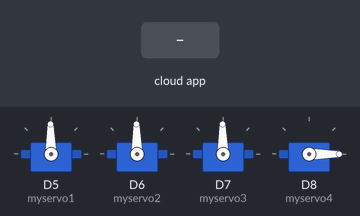
Recording of a sketch running on a simulated ESP8266 (NodeMCU). Shown: 4 × servo. Inputs (shaded band) come from the test bench. The RemoteXY app is connected.

Above: at 1.2 s.
1.3 s: the phone or cloud app sets joystick_1_x to -100
At 2.5 s:
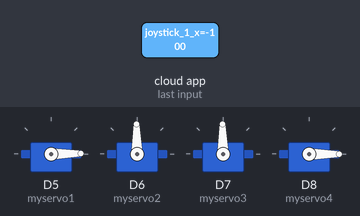
2.8 s: the phone or cloud app sets joystick_1_y to -100
At 3.6 s:
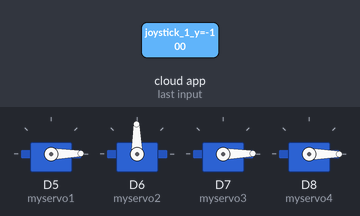
4.3 s: the phone or cloud app sets joystick_2_x to -100
At 4.7 s:
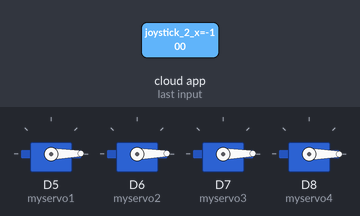
5.8 s: the phone or cloud app sets slider_1 to 25
At 7.0 s:
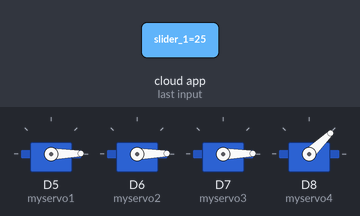
7.3 s: the phone or cloud app sets joystick_1_x to 0
At 8.2 s:
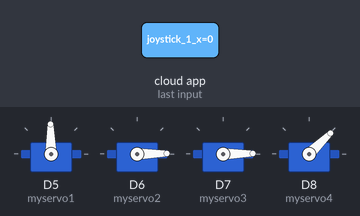
8.8 s: the phone or cloud app sets joystick_1_y to 0
At 9.4 s:
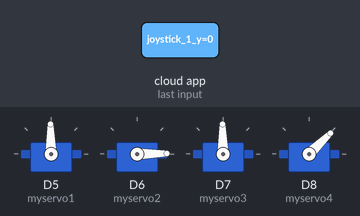
Timing chart, 0 to 11.3 s (numbered marks = the images above; inputs shaded):
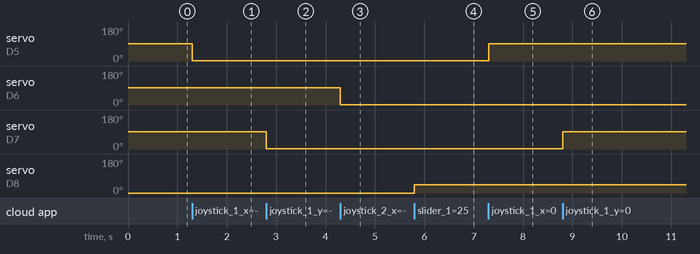

The sketch:

Robotics_arm_with_remotexy_2.ino
```cpp
#define REMOTEXY_MODE__ESP8266WIFI_LIB_POINT
#include <ESP8266WiFi.h>

#include <RemoteXY.h>
#include <Servo.h>
Servo myservo1;
Servo myservo2;
Servo myservo3;
Servo myservo4;


// RemoteXY connection settings
#define REMOTEXY_WIFI_SSID "RemoteXY"
#define REMOTEXY_WIFI_PASSWORD "12345678"
#define REMOTEXY_SERVER_PORT 6377


// RemoteXY configurate
#pragma pack(push, 1)
uint8_t RemoteXY_CONF[] =
  { 255,5,0,0,0,29,0,8,13,0,
  5,0,1,13,40,40,2,26,31,5,
  0,56,13,43,43,2,26,31,4,0,
  44,4,9,57,2,26 };

// this structure defines all the variables of your control interface
struct {

    // input variable
  int8_t joystick_1_x; // =-100..100 x-coordinate joystick position
  int8_t joystick_1_y; // =-100..100 y-coordinate joystick position
  int8_t joystick_2_x; // =-100..100 x-coordinate joystick position
  int8_t joystick_2_y; // =-100..100 y-coordinate joystick position
  int8_t slider_1; // =0..100 slider position

    // other variable
  uint8_t connect_flag;  // =1 if wire connected, else =0

} RemoteXY;
#pragma pack(pop)

/////////////////////////////////////////////
//           END RemoteXY include          //
/////////////////////////////////////////////


void setup()
{
  RemoteXY_Init ();
    myservo1.attach(D5);
  myservo2.attach(D6);
  myservo3.attach(D7);
  myservo4.attach(D8);


  // TODO you setup code

}

void loop()
{
  RemoteXY_Handler ();
   int pos1,pos2,pos3,pos4;
  pos1 = map(RemoteXY.joystick_1_x,-100,100,1,180);
  myservo1.write(pos1);
  pos2 = map(RemoteXY.joystick_2_x,-100,100,1,180);
  myservo2.write(pos2);
  pos3 = map(RemoteXY.joystick_1_y,-100,100,1,180);
  myservo3.write(pos3);
  pos4 = map(RemoteXY.slider_1,1,100,1,180);
  myservo4.write(pos4);


  // TODO you loop code
  // use the RemoteXY structure for data transfer


}
```

Measured:
- after the input at 1.3 s, servo on D5 (myservo1): 91° → 1° at once
- after the input at 2.8 s, servo on D7 (myservo3): 91° → 1° at once
- after the input at 4.3 s, servo on D6 (myservo2): 91° → 1° at once
- after the input at 5.8 s, servo on D8 (myservo4): 0° → 44° at once
- after the input at 7.3 s, servo on D5 (myservo1): 1° → 91° at once
- after the input at 8.8 s, servo on D7 (myservo3): 1° → 91° at once
